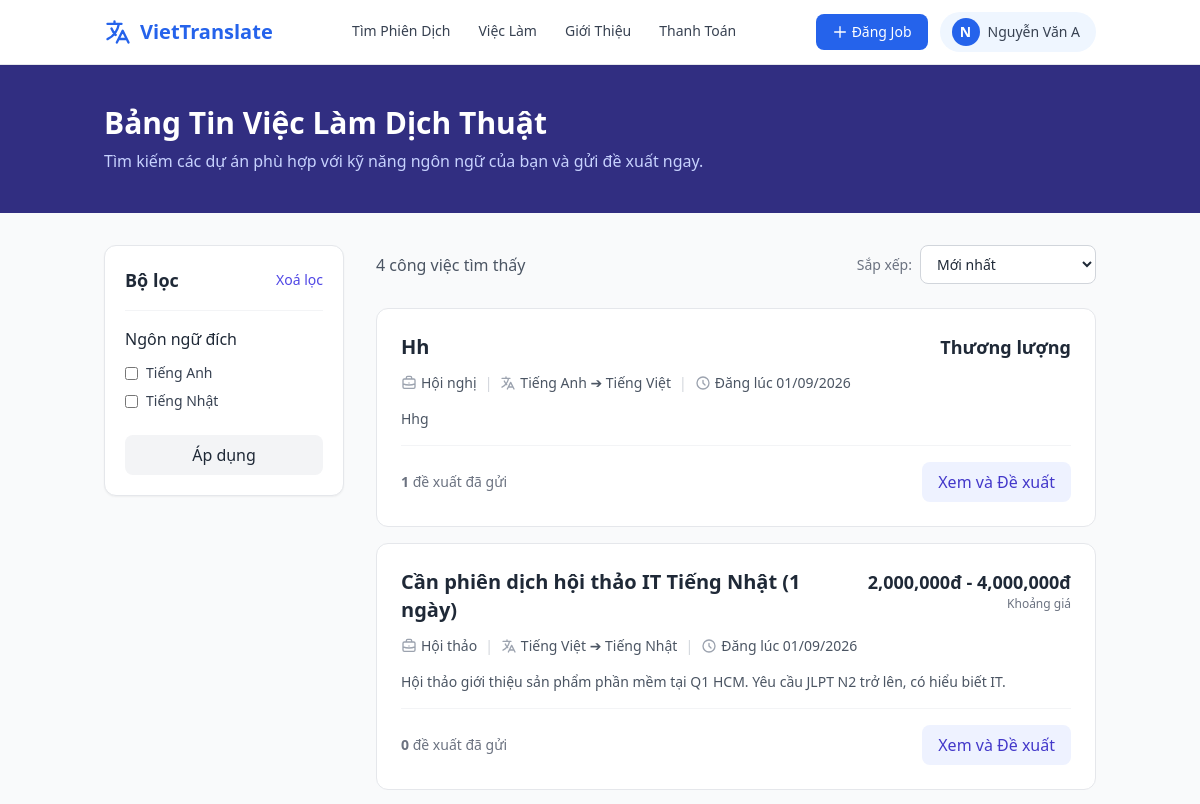
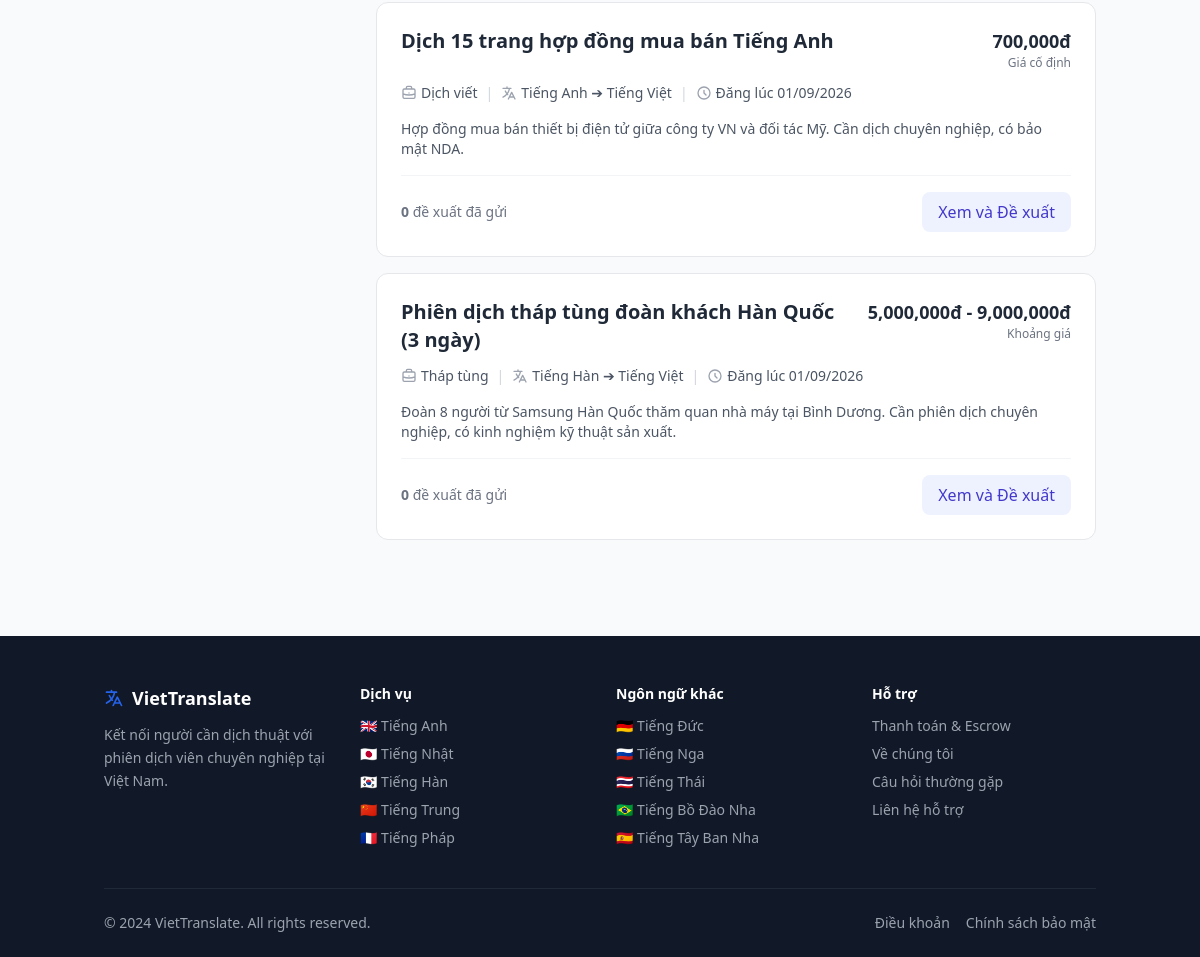
Page /jobs (signed in) on the committed database (2 pictures, top to bottom).
### models.py (models this page shows)
class User(db.Model):
    id = db.Column(db.Integer, primary_key=True)
    name = db.Column(db.String(100), nullable=False)
    email = db.Column(db.String(120), unique=True, nullable=False)
    password_hash = db.Column(db.String(256), nullable=False)
    phone = db.Column(db.String(20))
    role = db.Column(db.String(20), nullable=False)  # 'hirer', 'translator', 'admin'
    is_admin = db.Column(db.Boolean, default=False)
    is_active = db.Column(db.Boolean, default=True)
    created_at = db.Column(db.DateTime, default=datetime.utcnow)
    profile = db.relationship('TranslatorProfile', backref='user', uselist=False)
    jobs_posted = db.relationship('Job', backref='hirer', lazy=True)
    proposals = db.relationship('Proposal', backref='translator', lazy=True)
    messages_sent = db.relationship('Message', foreign_keys='Message.sender_id', backref='sender', lazy=True)
    direct_messages_sent = db.relationship('DirectMessage', foreign_keys='DirectMessage.sender_id', backref='sender', lazy=True)

class Job(db.Model):
    id = db.Column(db.Integer, primary_key=True)
    hirer_id = db.Column(db.Integer, db.ForeignKey('user.id'), nullable=False)
    title = db.Column(db.String(200), nullable=False)
    description = db.Column(db.Text, nullable=False)
    category = db.Column(db.String(100))
    source_lang = db.Column(db.String(50))
    target_lang = db.Column(db.String(50))
    budget_type = db.Column(db.String(20))
    budget_min = db.Column(db.Integer)
    budget_max = db.Column(db.Integer)
    event_date = db.Column(db.String(100))          # Ngày diễn ra sự kiện / cần dịch
    event_time_start = db.Column(db.String(10))  # Giờ bắt đầu VD: "08:00"
    event_time_end = db.Column(db.String(10))    # Giờ kết thúc VD: "17:00"
    event_location = db.Column(db.String(200))   # Địa điểm hoặc "Online"
    deadline = db.Column(db.Date)            # Hạn nộp hồ sơ đề xuất
    status = db.Column(db.String(20), default='open')
    is_flagged = db.Column(db.Boolean, default=False)  # Admin flag
    created_at = db.Column(db.DateTime, default=datetime.utcnow)
    proposals = db.relationship('Proposal', backref='job', lazy=True)
    contract = db.relationship('Contract', backref='job', uselist=False)

### app.py (the view)
@app.route('/jobs')
def job_list():
    lang = request.args.get('lang', '')
    budget = request.args.get('budget', '')
    sort = request.args.get('sort', 'newest')
    page = request.args.get('page', 1, type=int)
    per_page = 10
    query = Job.query.filter_by(status='open', is_flagged=False)
    if lang:
        query = query.filter(db.or_(Job.source_lang.ilike(f'%{lang}%'), Job.target_lang.ilike(f'%{lang}%')))
    if sort == 'budget_desc':
        query = query.order_by(Job.budget_min.desc())
    else:
        query = query.order_by(Job.created_at.desc())
    pagination = query.paginate(page=page, per_page=per_page, error_out=False)
    return render_template('job_list.html', jobs=pagination.items, pagination=pagination,
                           lang_filter=lang, LANGUAGES=LANGUAGES)

### app.py (called while the page is built)
@app.context_processor
def inject_globals():
    user = None
    if 'user_id' in session:
        user = User.query.get(session['user_id'])
    return dict(current_user=user, LANGUAGES=LANGUAGES)

### templates/job_list.html (shortened to what this page needs)
{% extends "base.html" %}
{% block content %}
<div class="bg-indigo-900 text-white py-10">
    <div class="container mx-auto px-4">
        <h1 class="text-3xl font-bold mb-2">Bảng Tin Việc Làm Dịch Thuật</h1>
        <p class="text-indigo-200">Tìm kiếm các dự án phù hợp với kỹ năng ngôn ngữ của bạn và gửi đề xuất ngay.</p>
    </div>
</div>
<div class="container mx-auto px-4 py-8">
    <div class="flex flex-col lg:flex-row gap-8">
        <div class="w-full lg:w-1/4">
            <div class="bg-white p-5 rounded-xl border border-gray-200 shadow-sm sticky top-24">
                <div class="flex justify-between items-center mb-4 pb-4 border-b border-gray-100">
                    <h3 class="font-bold text-lg">Bộ lọc</h3>
                    <a href="#" class="text-sm text-indigo-600 hover:underline">Xoá lọc</a>
                </div>
                <div class="mb-6">
                    <h4 class="font-medium mb-3 text-gray-800">Ngôn ngữ đích</h4>
                    <div class="space-y-2">
                        <label class="flex items-center gap-2 cursor-pointer">
                            <input type="checkbox" class="rounded text-indigo-600 focus:ring-indigo-500">
                            <span class="text-sm text-gray-700">Tiếng Anh</span>
                        </label>
                        <label class="flex items-center gap-2 cursor-pointer">
                            <input type="checkbox" class="rounded text-indigo-600 focus:ring-indigo-500">
                            <span class="text-sm text-gray-700">Tiếng Nhật</span>
                        </label>
                    </div>
                </div>
                <button class="w-full bg-gray-100 text-gray-800 font-medium py-2 rounded-lg hover:bg-gray-200 transition">Áp dụng</button>
            </div>
        </div>
        <div class="w-full lg:w-3/4">
            <div class="flex justify-between items-center mb-6">
                <span class="text-gray-600 font-medium">{{ jobs|length }} công việc tìm thấy</span>
                <div class="flex items-center gap-2">
                    <span class="text-sm text-gray-500">Sắp xếp:</span>
                    <select class="border border-gray-300 rounded-lg px-3 py-2 text-sm focus:outline-none focus:border-indigo-500 bg-white">
                        <option>Mới nhất</option>
                    </select>
                </div>
            </div>
            <div class="space-y-4">
                {% for job in jobs %}
                <div class="bg-white rounded-xl border border-gray-200 p-6 hover:shadow-md transition">
                    <div class="flex flex-col md:flex-row justify-between gap-4 mb-3">
                        <h2 class="text-xl font-bold text-gray-800 hover:text-indigo-600">
                            <a href="{{ url_for('job_detail', job_id=job.id) }}">{{ job.title }}</a>
                        </h2>
                        <div class="text-left md:text-right flex-shrink-0">
                            {% if job.budget_type == 'fixed' %}
                                <span class="text-lg font-bold text-gray-800">{{ "{:,.0f}".format(job.budget_min) }}đ</span>
                                <span class="text-xs text-gray-500 block">Giá cố định</span>
                            {% elif job.budget_type == 'range' %}
                                <span class="text-lg font-bold text-gray-800">{{ "{:,.0f}".format(job.budget_min) }}đ - {{ "{:,.0f}".format(job.budget_max) }}đ</span>
                                <span class="text-xs text-gray-500 block">Khoảng giá</span>
                            {% else %}
                                <span class="text-lg font-bold text-gray-800">Thương lượng</span>
                            {% endif %}
                        </div>
                    </div>
                    <div class="flex flex-wrap gap-2 text-sm text-gray-600 mb-4">
                        <span class="flex items-center gap-1">
                            {{ job.category }}
                        </span>
                        <span class="text-gray-300">|</span>
                        <span class="flex items-center gap-1">
                            <svg class="w-4 h-4 text-gray-400" fill="none" stroke="currentColor" viewBox="0 0 24 24"><path stroke-linecap="round" stroke-linejoin="round" stroke-width="2" d="M3 5h12M9 3v2m1.048 9.5A18.022 18.022 0 016.412 9m6.088 9h7M11 21l5-10 5 10M12.751 5C11.783 10.77 8.07 15.61 3 18.129"></path></svg>
                            {{ job.source_lang }} ➔ {{ job.target_lang }}
                        </span>
                        <span class="text-gray-300">|</span>
                        <span class="flex items-center gap-1">
                            <svg class="w-4 h-4 text-gray-400" fill="none" stroke="currentColor" viewBox="0 0 24 24"><path stroke-linecap="round" stroke-linejoin="round" stroke-width="2" d="M12 8v4l3 3m6-3a9 9 0 11-18 0 9 9 0 0118 0z"></path></svg>
                            Đăng lúc {{ job.created_at.strftime('%d/%m/%Y') }}
                        </span>
                    </div>
                    <p class="text-gray-600 text-sm line-clamp-2 mb-4">{{ job.description }}</p>
                    <div class="flex justify-between items-center border-t border-gray-100 pt-4">
                        <div class="text-sm text-gray-500">
                            <strong>{{ job.proposals|length }}</strong> đề xuất đã gửi
                        </div>
                        <a href="{{ url_for('job_detail', job_id=job.id) }}" class="bg-indigo-50 text-indigo-700 font-medium px-4 py-2 rounded-lg hover:bg-indigo-100 transition">Xem và Đề xuất</a>
                    </div>
                </div>
                {% else %}
                <div class="text-center py-12 bg-white rounded-xl border border-gray-200">
                    <p class="text-gray-500">Hiện chưa có công việc nào.</p>
                </div>
                {% endfor %}
            </div>
        </div>
    </div>
</div>
{% endblock %}

### templates/base.html (shortened to what this page needs)
<!DOCTYPE html>
<html lang="vi">
<head>
    <script src="https://cdn.tailwindcss.com"></script>
</head>
<body class="bg-gray-50 flex flex-col min-h-screen text-gray-800">
<header class="sticky top-0 z-50 bg-white/95 backdrop-blur border-b border-gray-200 shadow-sm">
    <div class="container mx-auto px-4 py-3">
        <div class="flex justify-between items-center">
            <a href="{{ url_for('index') }}" class="flex items-center gap-2 text-xl font-bold text-primary">
                <svg class="w-7 h-7" fill="none" stroke="currentColor" viewBox="0 0 24 24">
                    <path stroke-linecap="round" stroke-linejoin="round" stroke-width="2" d="M3 5h12M9 3v2m1.048 9.5A18.022 18.022 0 016.412 9m6.088 9h7M11 21l5-10 5 10M12.751 5C11.783 10.77 8.07 15.61 3 18.129"/>
                </svg>
                VietTranslate
            </a>
            <nav class="hidden md:flex items-center gap-7 font-medium text-sm text-gray-700">
                <a href="{{ url_for('translator_list') }}" class="nav-link hover:text-primary">Tìm Phiên Dịch</a>
                <a href="{{ url_for('job_list') }}" class="nav-link hover:text-primary">Việc Làm</a>
                <a href="{{ url_for('about') }}" class="nav-link hover:text-primary">Giới Thiệu</a>
                <a href="{{ url_for('payment_info') }}" class="nav-link hover:text-primary">Thanh Toán</a>
            </nav>
            <div class="flex items-center gap-3">
                {% if current_user %}
                    {% if current_user.role == 'hirer' %}
                    <a href="{{ url_for('post_job') }}" class="hidden md:inline-flex items-center gap-1 bg-primary text-white text-sm font-medium px-4 py-2 rounded-lg hover:bg-blue-700 transition">
                        <svg class="w-4 h-4" fill="none" stroke="currentColor" viewBox="0 0 24 24"><path stroke-linecap="round" stroke-linejoin="round" stroke-width="2" d="M12 4v16m8-8H4"/></svg>
                        Đăng Job
                    </a>
                    {% endif %}
                    <div class="relative group">
                        <button class="flex items-center gap-2 bg-blue-50 hover:bg-blue-100 transition rounded-full pl-3 pr-4 py-1.5">
                            <div class="w-7 h-7 rounded-full bg-primary flex items-center justify-center text-white text-sm font-bold">
                                {{ current_user.name[0] | upper }}
                            </div>
                            <span class="hidden md:block text-sm font-medium text-gray-700 max-w-[100px] truncate">{{ current_user.name }}</span>
                        </button>
                    </div>
                {% else %}
                    <a href="{{ url_for('login') }}" class="text-sm font-medium text-gray-700 hover:text-primary">Đăng Nhập</a>
                    <a href="{{ url_for('register') }}" class="bg-primary text-white text-sm font-medium px-4 py-2 rounded-lg hover:bg-blue-700 transition">Đăng Ký</a>
                {% endif %}
            </div>
        </div>
    </div>
</header>
<main class="flex-grow">{% block content %}{% endblock %}</main>
<footer class="bg-gray-900 text-gray-400 pt-12 pb-6 mt-16">
    <div class="container mx-auto px-4">
        <div class="grid grid-cols-2 md:grid-cols-4 gap-8 mb-10">
            <div class="col-span-2 md:col-span-1">
                <div class="text-white font-bold text-lg mb-3 flex items-center gap-2">
                    <svg class="w-5 h-5 text-primary" fill="none" stroke="currentColor" viewBox="0 0 24 24">
                        <path stroke-linecap="round" stroke-linejoin="round" stroke-width="2" d="M3 5h12M9 3v2m1.048 9.5A18.022 18.022 0 016.412 9m6.088 9h7M11 21l5-10 5 10M12.751 5C11.783 10.77 8.07 15.61 3 18.129"/>
                    </svg>
                    VietTranslate
                </div>
                <p class="text-sm leading-relaxed">Kết nối người cần dịch thuật với phiên dịch viên chuyên nghiệp tại Việt Nam.</p>
            </div>
            <div>
                <h4 class="text-white font-semibold mb-3 text-sm">Dịch vụ</h4>
                <ul class="space-y-2 text-sm">
                    {% for lang, flag, cert in LANGUAGES[:5] %}
                    <li><a href="{{ url_for('translator_list', lang=lang) }}" class="hover:text-white transition">{{ flag }} {{ lang }}</a></li>
                    {% endfor %}
                </ul>
            </div>
            <div>
                <h4 class="text-white font-semibold mb-3 text-sm">Ngôn ngữ khác</h4>
                <ul class="space-y-2 text-sm">
                    {% for lang, flag, cert in LANGUAGES[5:] %}
                    <li><a href="{{ url_for('translator_list', lang=lang) }}" class="hover:text-white transition">{{ flag }} {{ lang }}</a></li>
                    {% endfor %}
                </ul>
            </div>
            <div>
                <h4 class="text-white font-semibold mb-3 text-sm">Hỗ trợ</h4>
                <ul class="space-y-2 text-sm">
                    <li><a href="{{ url_for('payment_info') }}" class="hover:text-white transition">Thanh toán & Escrow</a></li>
                    <li><a href="{{ url_for('about') }}" class="hover:text-white transition">Về chúng tôi</a></li>
                    <li><a href="#" class="hover:text-white transition">Câu hỏi thường gặp</a></li>
                    <li><a href="mailto:support@viettranslate.vn" class="hover:text-white transition">Liên hệ hỗ trợ</a></li>
                </ul>
            </div>
        </div>
        <div class="border-t border-gray-800 pt-6 flex flex-col md:flex-row justify-between items-center gap-3 text-sm">
            <p>&copy; 2024 VietTranslate. All rights reserved.</p>
            <div class="flex gap-4">
                <a href="#" class="hover:text-white">Điều khoản</a>
                <a href="#" class="hover:text-white">Chính sách bảo mật</a>
            </div>
        </div>
    </div>
</footer>
</body>
</html>

### templates/base.html (style rules this page uses)
body { font-family:'Segoe UI',system-ui,-apple-system,sans-serif }
.nav-link { position:relative;padding-bottom:2px }
.nav-link::after { content:'';position:absolute;bottom:0;left:0;width:0;height:2px;background:#2563eb;transition:width .2s }

### rows in the picture
User: name "N", name "Nguyễn Văn A"
Job: title "Hh", budget_type "Thương lượng", category "Hội nghị", source_lang "Tiếng Anh", target_lang "Tiếng Việt", created_at "01/09/2026", description "Hhg", proposals|length "1"
Job: title "Cần phiên dịch hội thảo IT Tiếng Nhật (1 ngày)", budget_min "2,000,000", budget_max "4,000,000", category "Hội thảo", source_lang "Tiếng Việt", target_lang "Tiếng Nhật", created_at "01/09/2026", description "Hội thảo giới thiệu sản phẩm phần mềm tại Q1 HCM. Yêu cầu JLPT N2 trở lên, có hiểu biết IT.", proposals|length "0"
Job: title "Dịch 15 trang hợp đồng mua bán Tiếng Anh", budget_min "700,000", category "Dịch viết", source_lang "Tiếng Anh", target_lang "Tiếng Việt", created_at "01/09/2026", description "Hợp đồng mua bán thiết bị điện tử giữa công ty VN và đối tác Mỹ. Cần dịch chuyên nghiệp, có bảo mật NDA.", proposals|length "0"
Job: title "Phiên dịch tháp tùng đoàn khách Hàn Quốc (3 ngày)", budget_min "5,000,000", budget_max "9,000,000", category "Tháp tùng", source_lang "Tiếng Hàn", target_lang "Tiếng Việt", created_at "01/09/2026", description "Đoàn 8 người từ Samsung Hàn Quốc thăm quan nhà máy tại Bình Dương. Cần phiên dịch chuyên nghiệp, có kinh nghiệm kỹ thuật sản xuất.", proposals|length "0"

### other values in the picture
{{ jobs|length }} "4"
{{ flag }} "🇬🇧" "🇯🇵" "🇰🇷" "🇨🇳" "🇫🇷"
{{ lang }} "Tiếng Anh" "Tiếng Nhật" "Tiếng Hàn" "Tiếng Trung" "Tiếng Pháp"
{{ flag }} "🇩🇪" "🇷🇺" "🇹🇭" "🇧🇷" "🇪🇸"
{{ lang }} "Tiếng Đức" "Tiếng Nga" "Tiếng Thái" "Tiếng Bồ Đào Nha" "Tiếng Tây Ban Nha"
